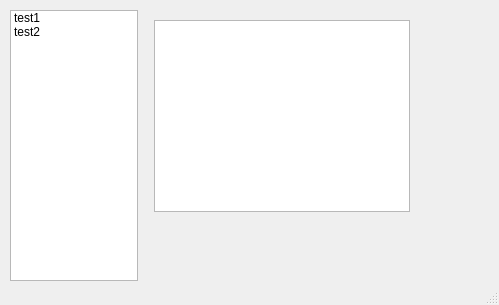
<?xml version="1.0" encoding="UTF-8"?>
<ui version="4.0">
 <class>MainWindow</class>
 <widget class="QMainWindow" name="MainWindow">
  <property name="geometry">
   <rect>
    <x>0</x>
    <y>0</y>
    <width>499</width>
    <height>305</height>
   </rect>
  </property>
  <property name="windowTitle">
   <string>MainWindow</string>
  </property>
  <widget class="QWidget" name="centralwidget">
   <widget class="QWidget" name="horizontalLayoutWidget">
    <property name="geometry">
     <rect>
      <x>10</x>
      <y>10</y>
      <width>481</width>
      <height>271</height>
     </rect>
    </property>
    <layout class="QHBoxLayout" name="horizontalLayout">
     <item alignment="Qt::AlignLeft">
      <widget class="QListWidget" name="listWidget">
       <property name="sizePolicy">
        <sizepolicy hsizetype="Maximum" vsizetype="Expanding">
         <horstretch>0</horstretch>
         <verstretch>0</verstretch>
        </sizepolicy>
       </property>
       <property name="maximumSize">
        <size>
         <width>128</width>
         <height>16777215</height>
        </size>
       </property>
       <property name="autoFillBackground">
        <bool>false</bool>
       </property>
       <item>
        <property name="text">
         <string>test1</string>
        </property>
       </item>
       <item>
        <property name="text">
         <string>test2</string>
        </property>
       </item>
      </widget>
     </item>
     <item>
      <widget class="QStackedWidget" name="stackedWidget">
       <widget class="QWidget" name="page">
        <widget class="QTextBrowser" name="textBrowser">
         <property name="geometry">
          <rect>
           <x>10</x>
           <y>10</y>
           <width>256</width>
           <height>192</height>
          </rect>
         </property>
        </widget>
       </widget>
       <widget class="QWidget" name="page_2"/>
      </widget>
     </item>
    </layout>
   </widget>
  </widget>
  <widget class="QStatusBar" name="statusbar"/>
 </widget>
 <resources/>
 <connections/>
</ui>
